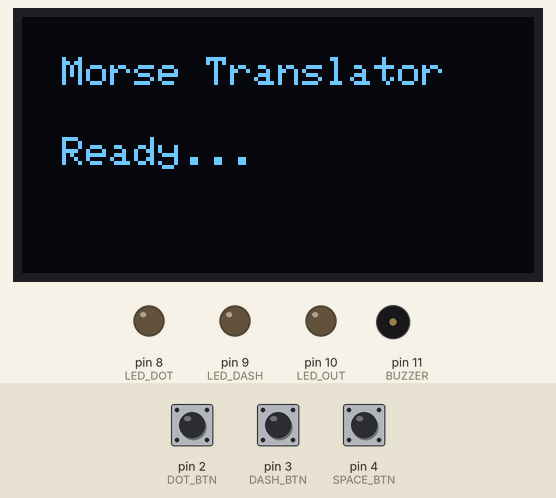
The sketch below on a simulated Arduino Uno, built with avr-gcc and run on an emulated ATmega328P. On the bench: 128×64 one-colour display, output pins drawn as LEDs (lit = HIGH), buzzer (waves = sounding). Inputs (shaded band) come from the test bench; at power-on: pin 4 (SPACE_BTN) HIGH, pin 2 (DOT_BTN) HIGH, pin 3 (DASH_BTN) HIGH.

Above: at 1.2 s.
1.3 s: pin 4 (SPACE_BTN) pulled LOW for 0.15 s
At 2.5 s:
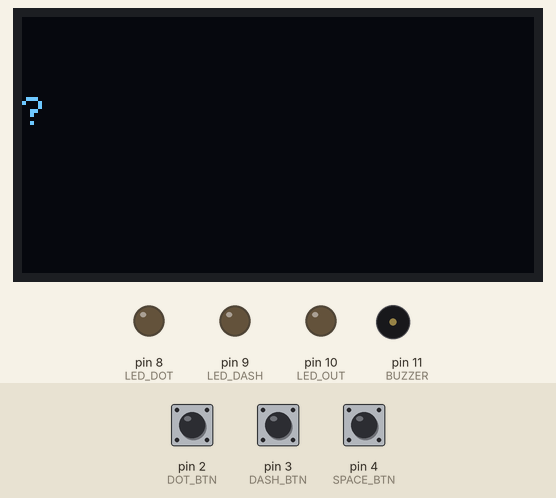
2.9 s: pin 4 (SPACE_BTN) pulled LOW for 1 s
At 4.4 s:
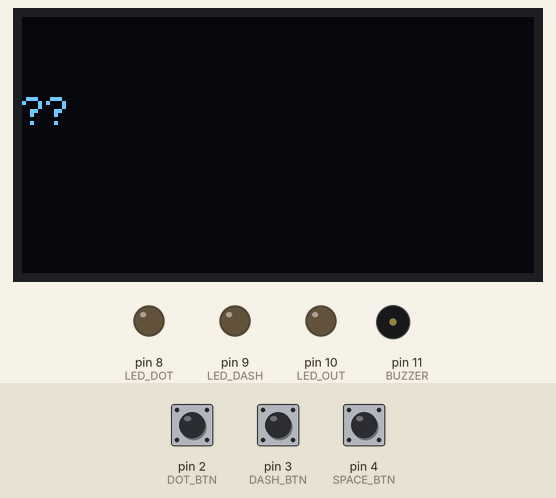
5.4 s: pin 2 (DOT_BTN) pulled LOW for 0.15 s
At 6.6 s:
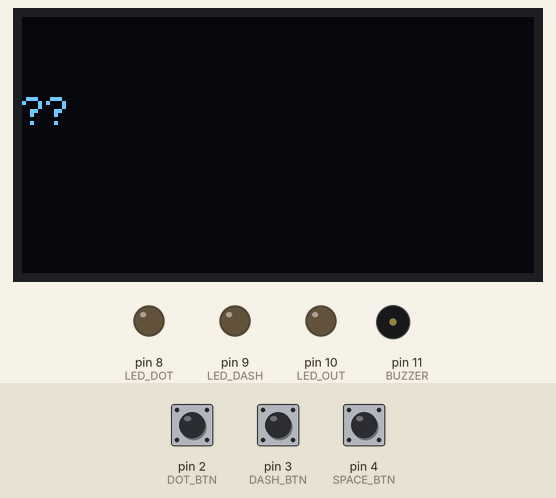
7.0 s: pin 4 (SPACE_BTN) pulled LOW for 0.15 s
At 8.0 s:
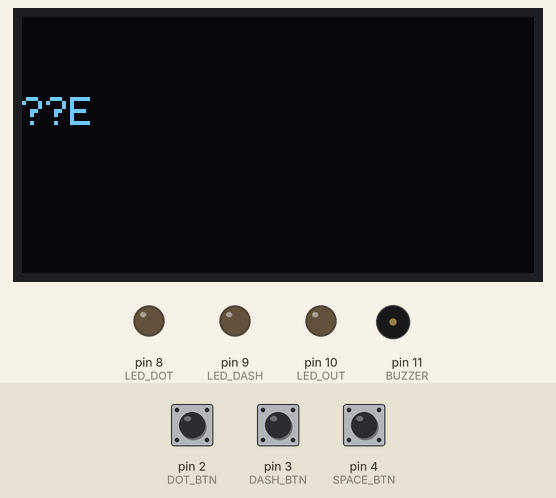
8.6 s: pin 4 (SPACE_BTN) pulled LOW for 3.2 s
At 9.9 s:
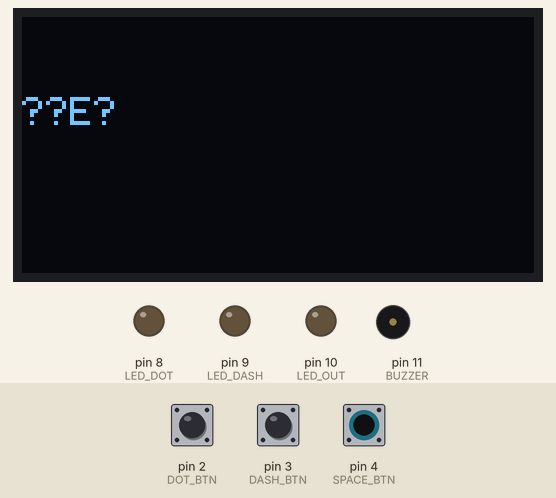
13.3 s: pin 3 (DASH_BTN) pulled LOW for 0.15 s
At 13.48 s:
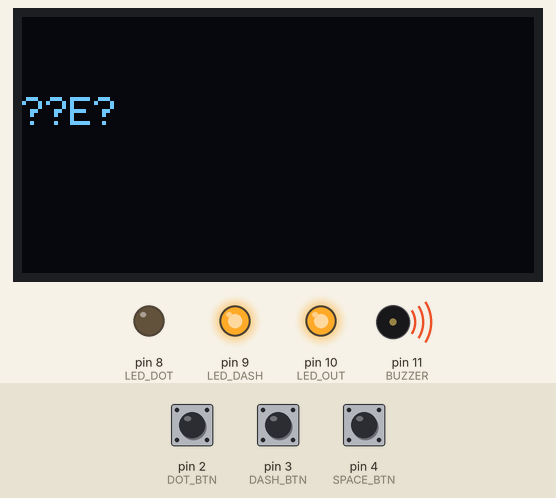
Timing chart, 0 to 16.1 s (numbered marks = the images above; inputs shaded):
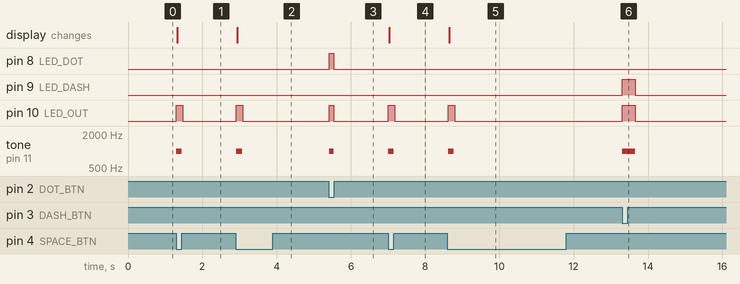

The sketch:

sketch_feb15a.ino
```cpp
#include <Wire.h>
#include <Adafruit_GFX.h>
#include <Adafruit_SSD1306.h>

#define SCREEN_WIDTH 128
#define SCREEN_HEIGHT 64
Adafruit_SSD1306 display(SCREEN_WIDTH, SCREEN_HEIGHT, &Wire, -1);

// Buttons
#define DOT_BTN 2
#define DASH_BTN 3
#define SPACE_BTN 4

// LEDs
#define LED_DOT 8
#define LED_DASH 9
#define LED_OUT 10

// Buzzer
#define BUZZER 11

String morse = "";
String message = "";

// debounce memory
bool lastDot = HIGH;
bool lastDash = HIGH;
bool lastSpace = HIGH;

void setup() {
  pinMode(DOT_BTN, INPUT_PULLUP);
  pinMode(DASH_BTN, INPUT_PULLUP);
  pinMode(SPACE_BTN, INPUT_PULLUP);

  pinMode(LED_DOT, OUTPUT);
  pinMode(LED_DASH, OUTPUT);
  pinMode(LED_OUT, OUTPUT);
  pinMode(BUZZER, OUTPUT);

  display.begin(SSD1306_SWITCHCAPVCC, 0x3C);
  display.clearDisplay();
  display.setTextSize(1);
  display.setTextColor(WHITE);

  display.setCursor(10, 10);
  display.print("Morse Translator");
  display.setCursor(10, 30);
  display.print("Ready...");
  display.display();
}

void loop() {

  bool dotState = digitalRead(DOT_BTN);
  bool dashState = digitalRead(DASH_BTN);
  bool spaceState = digitalRead(SPACE_BTN);

  // ---------- DOT pressed ----------
  if (dotState == LOW && lastDot == HIGH) {

    digitalWrite(LED_OUT, HIGH);          // Common LED
    tone(BUZZER, 1000, 120);              // Common beep

    morse += ".";
    digitalWrite(LED_DOT, HIGH);
    delay(120);
    digitalWrite(LED_DOT, LOW);

    digitalWrite(LED_OUT, LOW);
  }

  // ---------- DASH pressed ----------
  if (dashState == LOW && lastDash == HIGH) {

    digitalWrite(LED_OUT, HIGH);
    tone(BUZZER, 1000, 360);

    morse += "-";
    digitalWrite(LED_DASH, HIGH);
    delay(360);
    digitalWrite(LED_DASH, LOW);

    digitalWrite(LED_OUT, LOW);
  }

  // ---------- SPACE pressed ----------
  if (spaceState == LOW && lastSpace == HIGH) {

    digitalWrite(LED_OUT, HIGH);
    tone(BUZZER, 1000, 150);

    char letter = decodeMorse(morse);
    message += letter;

    display.clearDisplay();
    display.setCursor(0, 20);
    display.print(message);
    display.display();

    delay(150);
    digitalWrite(LED_OUT, LOW);

    morse = "";
  }

  lastDot = dotState;
  lastDash = dashState;
  lastSpace = spaceState;

  delay(20);   // debounce
}

// -------- Morse Decoder --------
char decodeMorse(String code) {

  // Letters
  if (code == ".-") return 'A';
  if (code == "-...") return 'B';
  if (code == "-.-.") return 'C';
  if (code == "-..") return 'D';
  if (code == ".") return 'E';
  if (code == "..-.") return 'F';
  if (code == "--.") return 'G';
  if (code == "....") return 'H';
  if (code == "..") return 'I';
  if (code == ".---") return 'J';
  if (code == "-.-") return 'K';
  if (code == ".-..") return 'L';
  if (code == "--") return 'M';
  if (code == "-.") return 'N';
  if (code == "---") return 'O';
  if (code == ".--.") return 'P';
  if (code == "--.-") return 'Q';
  if (code == ".-.") return 'R';
  if (code == "...") return 'S';
  if (code == "-") return 'T';
  if (code == "..-") return 'U';
  if (code == "...-") return 'V';
  if (code == ".--") return 'W';
  if (code == "-..-") return 'X';
  if (code == "-.--") return 'Y';
  if (code == "--..") return 'Z';

  // Numbers
  if (code == "-----") return '0';
  if (code == ".----") return '1';
  if (code == "..---") return '2';
  if (code == "...--") return '3';
  if (code == "....-") return '4';
  if (code == ".....") return '5';
  if (code == "-....") return '6';
  if (code == "--...") return '7';
  if (code == "---..") return '8';
  if (code == "----.") return '9';

  return '?';
}
```

Measured:
- after the input at 1.3 s, pin 10 (LED_OUT): LOW → HIGH at once, → LOW 0.18 s later; tone on pin 11 (BUZZER): silent → 1000 Hz at once, → silent 0.15 s later; the display: changes at once (image 1)
- after the input at 2.9 s, pin 10 (LED_OUT): LOW → HIGH at once, → LOW 0.18 s later; tone on pin 11 (BUZZER): silent → 1000 Hz at once, → silent 0.15 s later; the display: changes after 0.05 s (image 2)
- after the input at 5.4 s, pin 8 (LED_DOT), pin 10 (LED_OUT): LOW → HIGH at once, → LOW 0.12 s later; tone on pin 11 (BUZZER): silent → 1000 Hz at once, → silent 0.12 s later
- after the input at 7.0 s, pin 10 (LED_OUT): LOW → HIGH at once, → LOW 0.18 s later; tone on pin 11 (BUZZER): silent → 1000 Hz at once, → silent 0.15 s later; the display: changes at once (image 4)
- after the input at 8.6 s, pin 10 (LED_OUT): LOW → HIGH at once, → LOW 0.18 s later; tone on pin 11 (BUZZER): silent → 1000 Hz at once, → silent 0.15 s later; the display: changes after 0.05 s (image 5)
- after the input at 13.3 s, pin 9 (LED_DASH), pin 10 (LED_OUT): LOW → HIGH at once, → LOW 0.36 s later; tone on pin 11 (BUZZER): silent → 1000 Hz at once, → silent 0.36 s later
